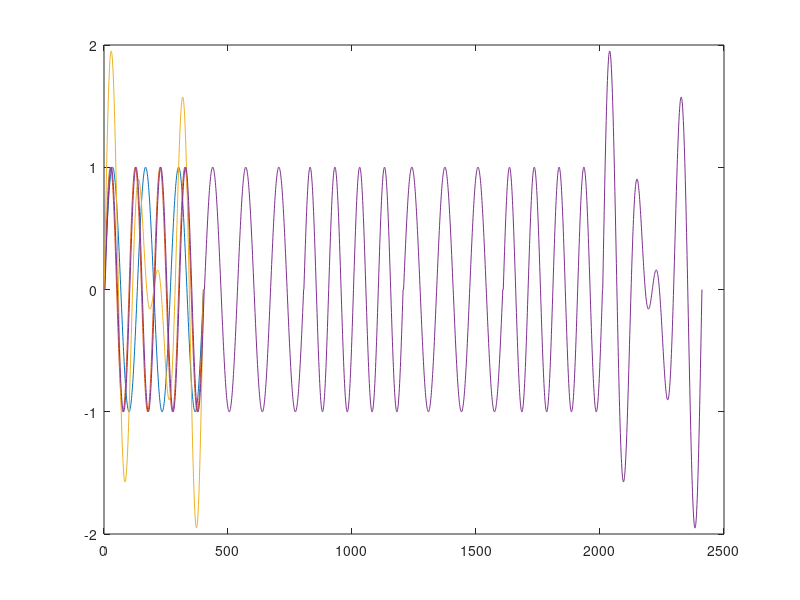

The MATLAB script that drew this image:
  
  N = 10
  ft = 400;
  f1 = 3* ft;
  f2 = 4* ft;
  T = 1/ft;

  values = randi(4, 1, N);
  values-=1;

  t = 0:T/ft:T;

  s1 = sin(2 * pi * f1 * t);
  s2 = sin(2 * pi * f2 * t);
  s = s1 + s2;
  y = 0;

  for i = 1:N
    switch (values(i))
      case 0
        y = [y, 0 ];
      case 1
        y = [y, s1];
      case 2
        y = [y, s2];
      case 3
        y = [y, s];
    endswitch
  endfor

 
  plot(s1);
  hold on;
  plot(s2);
  hold on;
  plot(s);
  hold on;
  plot(y);


